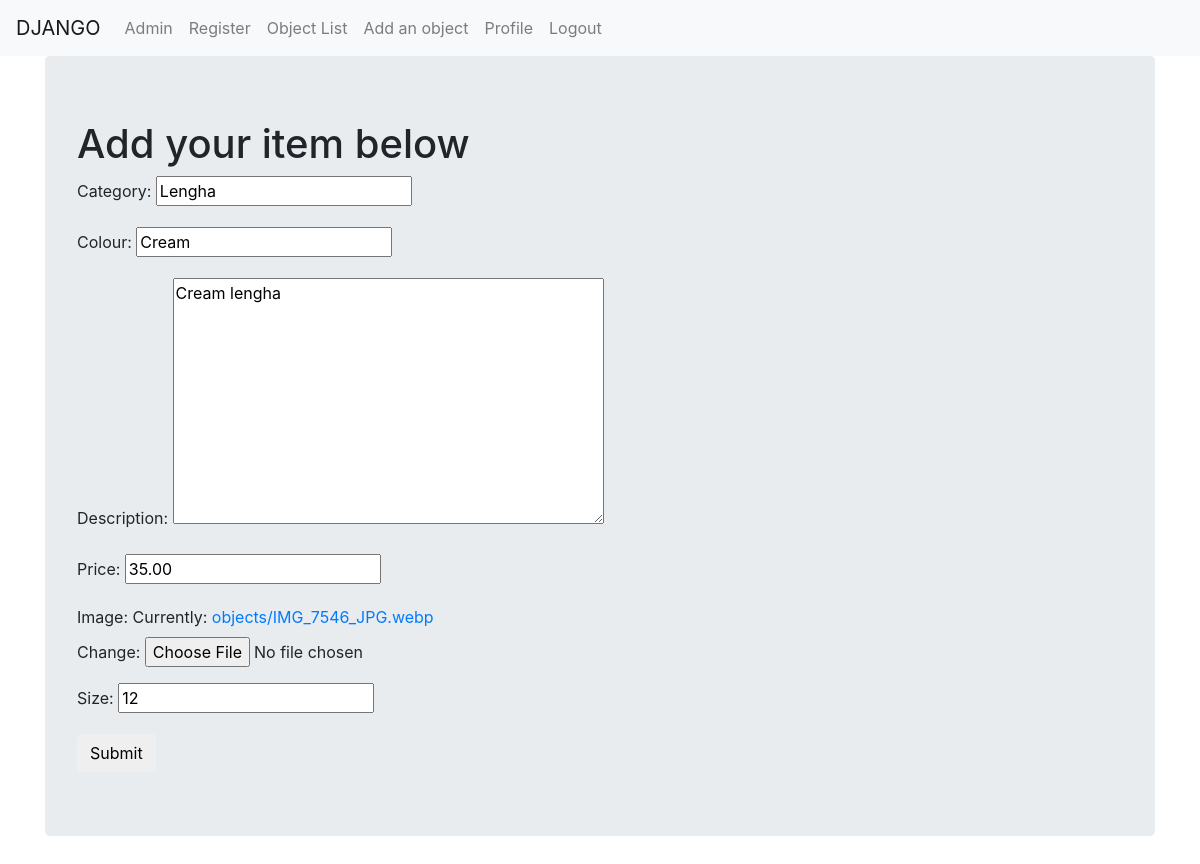
The app's page /basic_app/object/2/edit/ (signed in) with its own data.
### basic_app/models.py (models this page shows, shortened)
class Object(models.Model):
    user = models.ForeignKey(UserProfileInfo, related_name="objects",on_delete=models.CASCADE, blank=True,null=True)
    user_id = models.IntegerField()
    category = models.CharField(max_length=200)
    description = models.TextField()
    colour = models.CharField(max_length=200)
    price = models.DecimalField(max_digits=5, decimal_places=2, blank=False)
    image = models.ImageField(upload_to="objects", default=None)
    size = models.CharField(max_length=3,default=None)

### basic_app/views.py (the view)
# urls.py: path('object/<int:pk>/edit/', views.ObjectUpdateView.as_view(), name='object_edit'),
class ObjectUpdateView(LoginRequiredMixin,UpdateView):
    login_url = '/basic_app/login'
    form_class = ObjectForm
    model = Object

### basic_app/forms.py
class ObjectForm(forms.ModelForm):
    class Meta:
        model = Object
        fields = ('category','colour','description','price', 'image', 'size')

### templates/basic_app/object_form.html (shortened to what this page needs)
{% extends "basic_app/base.html" %}
{% load static %}
{% block body_block %}
<div class="jumbotron">
<h1>Add your item below</h1>
<form enctype="multipart/form-data" method="POST">
  {{form.as_p}}
<button type="submit" class="save btn btn-default">Submit</button>
</form>
</div>
{% endblock %}

### records on screen
Object: category "Lengha", colour "Cream", description "Cream lengha", price "35.00", size "12"
